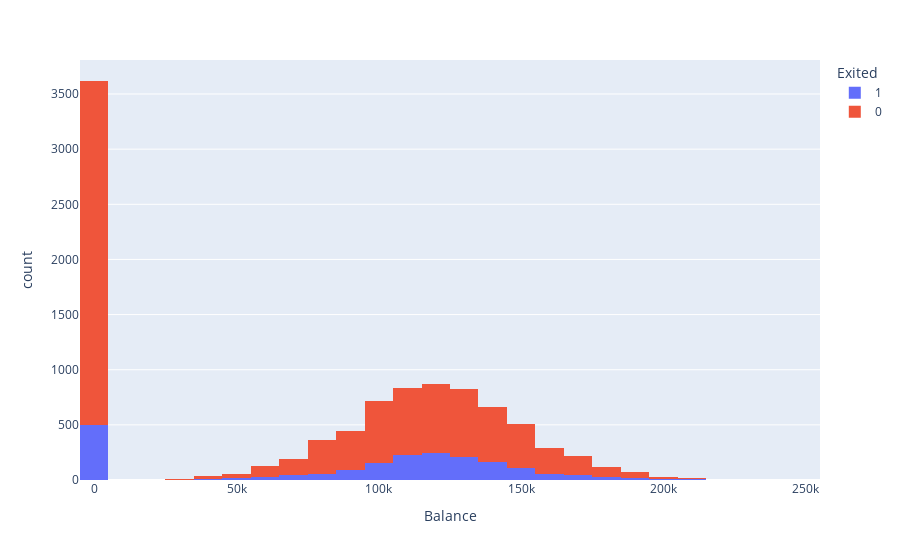

The code cell stored with this chart in its notebook:
### Markdown cell above
График позволит нам визуально оценить распределение баланса пользователей с более высокими значениями. Например, мы можем увидеть, что наибольшее количество пользователей с балансом выше 2 500 долларов имеют значения баланса примерно в диапазоне от 70 000 до 170 000 долларов.

Выводы:

Большинство пользователей с балансом выше 2 500 долларов имеют значения баланса примерно от 70 000 до 170 000 долларов.
Количество пользователей с балансом свыше 2 500 долларов снижается с увеличением значения баланса.

### Code cell
fig = px.histogram(churn, x="Balance", color="Exited", nbins=30)
fig.show()

### Figure 1 — Plotly figure (JSON) as saved in the notebook; plotly's stock layout.template omitted (floating-point values rounded to 4 significant figures; data arrays with more than 128 entries replaced by an {"elided": "..."} marker saying what was removed)
{"data": [{"alignmentgroup": "True", "bingroup": "x", "hovertemplate": "Exited=1<br>Balance=%{x}<br>count=%{y}<extra></extra>", "legendgroup": "1", "marker": {"color": "#636efa", "pattern": {"shape": ""}}, "name": "1", "nbinsx": 30, "offsetgroup": "1", "orientation": "v", "showlegend": true, "type": "histogram", "x": {"elided": "2037 float values"}, "xaxis": "x", "yaxis": "y"}, {"alignmentgroup": "True", "bingroup": "x", "hovertemplate": "Exited=0<br>Balance=%{x}<br>count=%{y}<extra></extra>", "legendgroup": "0", "marker": {"color": "#EF553B", "pattern": {"shape": ""}}, "name": "0", "nbinsx": 30, "offsetgroup": "0", "orientation": "v", "showlegend": true, "type": "histogram", "x": {"elided": "7963 float values"}, "xaxis": "x", "yaxis": "y"}], "layout": {"barmode": "relative", "legend": {"title": {"text": "Exited"}, "tracegroupgap": 0}, "margin": {"t": 60}, "xaxis": {"anchor": "y", "domain": [0, 1], "title": {"text": "Balance"}}, "yaxis": {"anchor": "x", "domain": [0, 1], "title": {"text": "count"}}}}
